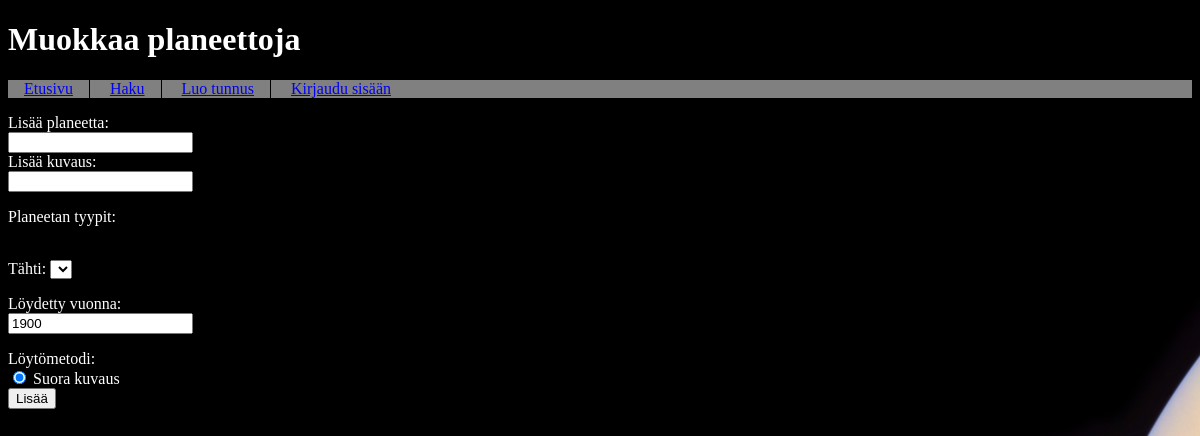
Page /modify on the earlier database version.
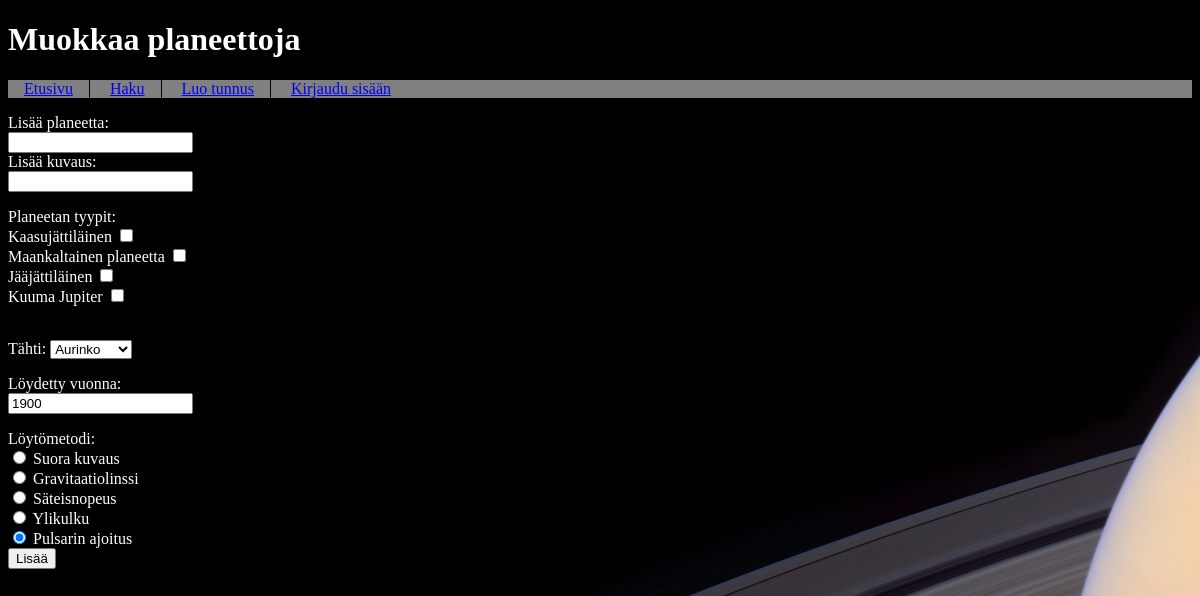
Same page on the later database version.
### tables this page shows
CREATE TABLE method (
id INTEGER PRIMARY KEY,
name  TEXT);

CREATE TABLE type (
id INTEGER PRIMARY KEY,
name TEXT,
content TEXT);

### app.py (the view)
@app.route("/modify", methods=["GET","POST"])
def modify():
    types = db.query("SELECT name FROM type")
    stars = db.query("SELECT name FROM star")
    methods = db.query("SELECT name FROM method")
    return render_template("/create_planet.html", types=types, stars=stars, methods=methods)

### db.py (called while the page is built)
def get_connection():
    con = sqlite3.connect("database.db")
    con.execute("PRAGMA foreign_keys = ON")
    con.row_factory = sqlite3.Row
    return con

def query(sql, params=[]):
    con = get_connection()
    result = con.execute(sql, params).fetchall()
    con.close()
    return result

### templates/create_planet.html
<!DOCTYPE html>
<html>
<head>
  <link rel="stylesheet" href="/static/main.css">
</head>
<body>
  <div class="header">
    <h1>Muokkaa planeettoja</h1>
  </div>
  <div class="nav">
    <nav>
      <ul>
        <li><a href="/">Etusivu</a></li>
        <li><a href="/search">Haku</a></li>
        <li><a href="/register">Luo tunnus</a></li>
        {% if session.username %}
        <li><a href="/modify">Muokkaa planeettoja</a></li>
        <li><a href="/modify_star">Lisää tähtiä</a></li>
        <li><a href="/ownpage">Omat sivut</a></li>
        <li><a href="/planets">Kaikki kohteet</a></li>
        <li><a href="/logout">Kirjaudu ulos</a></li>
        {% else %}
        <li><a href="/login">Kirjaudu sisään</a></li>
        {% endif %}
      </ul>
    </nav>
  </div>
  <form action="/create_planet" method="post">
    <p>
      Lisää planeetta: <br />
      <input type="text" name="planetname" />
      <br />
      Lisää kuvaus:
      <br>
      <input type="text" name="planetcontent" />
    </p>
    Planeetan tyypit:
    <br>
    {% for type in types %}
    <label for="{{ type.name}}">{{ type.name}}</label>
    <input type="checkbox" id="{{ type.name }}" name="planettypes" value="{{ type.name }}"><br>
    {% endfor %}
    <p>
      <br />
      <label for="planetstar">Tähti: </label>
      <select id="planetstar" name="planetstar">
        {% for star in stars %}
        <option value={{star[0]}}> {{star[0]}} </option>
        {% endfor %}
      </select>
    </p>
    <p>
      Löydetty vuonna: <br />
      <input type="text" name="planetdate" value="1900" />
    </p>
    Löytömetodi: <br />
    {% for method in methods %}
    <input type="radio" name="planetmethod" value="{{method.name}}" checked> {{method.name}} <br>
    {% endfor %}
    <input type="submit" value="Lisää" />
  </form>
</body>
</html>

### static/main.css (style rules this page uses)
body { background-image: url("/static/saturnhirespublic2.jpg"); color: white; }
.header { color: white; }
.nav { background-color: gray; }
nav ul { padding: 0; margin: 0; }
nav li { display: inline-block; padding: 0 1em; margin: 0; }
nav li:not(:last-of-type) { border-right: 1px solid black; }

Differences in the rows shown:
added type: name "Kaasujättiläinen"
added type: name "Maankaltainen planeetta"
added type: name "Jääjättiläinen"
added type: name "Kuuma Jupiter"
computed for method "Suora kuvaus": planetmethod "☑" → "☐"
added method: name "Gravitaatiolinssi"
added method: name "Säteisnopeus"
added method: name "Ylikulku"
added method: name "Pulsarin ajoitus"
Other differences:
form field planetstar: (not shown) → "Aurinko"
